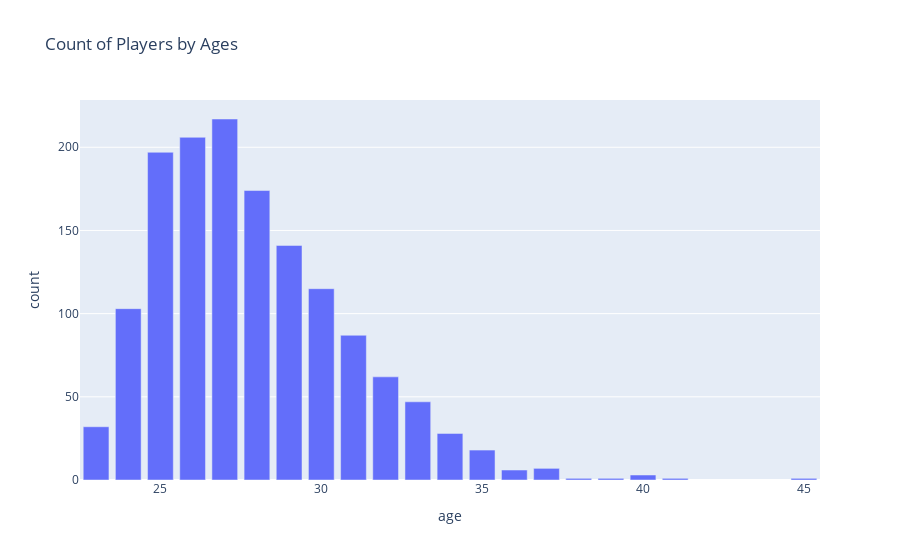

This figure's notebook cell:
### Code cell
players_by_age = players.groupby('age').count().reset_index()
players_by_age = players_by_age.rename(columns={"nflId" : "count"})
fig = px.bar(players_by_age, x='age', y='count', title="Count of Players by Ages")
fig.show()

### Figure 1 — Plotly figure (JSON) as saved in the notebook; plotly's stock layout.template omitted (floating-point values rounded to 4 significant figures)
{"data": [{"alignmentgroup": "True", "hovertemplate": "age=%{x}<br>count=%{y}<extra></extra>", "legendgroup": "", "marker": {"color": "#636efa", "pattern": {"shape": ""}}, "name": "", "offsetgroup": "", "orientation": "v", "showlegend": false, "textposition": "auto", "type": "bar", "x": [23, 24, 25, 26, 27, 28, 29, 30, 31, 32, 33, 34, 35, 36, 37, 38, 39, 40, 41, 45], "xaxis": "x", "y": [32, 103, 197, 206, 217, 174, 141, 115, 87, 62, 47, 28, 18, 6, 7, 1, 1, 3, 1, 1], "yaxis": "y"}], "layout": {"barmode": "relative", "legend": {"tracegroupgap": 0}, "title": {"text": "Count of Players by Ages"}, "xaxis": {"anchor": "y", "domain": [0, 1], "title": {"text": "age"}}, "yaxis": {"anchor": "x", "domain": [0, 1], "title": {"text": "count"}}}}
